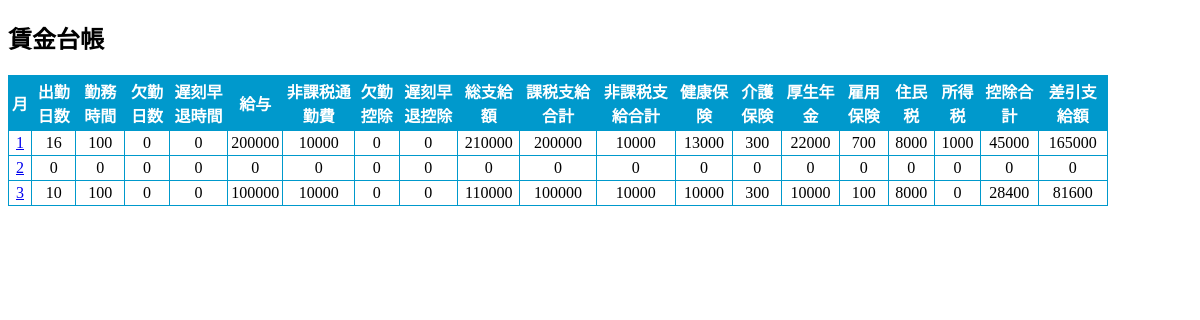
The page /select.php on the database its author committed.
### tables this page shows
CREATE TABLE IF NOT EXISTS `payroll_table` (
`id` int(12) NOT NULL,
  `name` varchar(64) NOT NULL,
  `month` int(2) NOT NULL,
  `workd` int(11) DEFAULT NULL,
  `workh` int(11) DEFAULT NULL,
  `kekkin` int(11) DEFAULT NULL,
  `tikokusoutai` int(11) DEFAULT NULL,
  `kyuuyo` int(11) DEFAULT NULL,
  `hikazeituukinhi` int(11) DEFAULT NULL,
  `kekkinkouzyo` int(11) DEFAULT NULL,
  `tikokusoutaikouzyo` int(11) DEFAULT NULL,
  `sousikyuu` int(11) DEFAULT NULL,
  `kazeisikyuu` int(11) DEFAULT NULL,
  `hikazeisikyuu` int(11) DEFAULT NULL,
  `kennkouhoken` int(11) DEFAULT NULL,
  `kaigohoken` int(11) DEFAULT NULL,
  `nenkinhoken` int(11) DEFAULT NULL,
  `koyouhoken` int(11) DEFAULT NULL,
  `ziyuminzei` int(11) DEFAULT NULL,
  `syotokuzei` int(11) DEFAULT NULL,
  `kouzyogoukei` int(11) DEFAULT NULL,
  `goukei` int(11) DEFAULT NULL
);

### select.php (the view, shortened to what this page needs)
<?php
try{
    $pdo = new PDO('mysql:dbname=payroll_db;charset=utf8;host=localhost','root','');
}catch(PDOException $e){
 exit('接続できませんでした' .$e->getMessage());
}
$stmt = $pdo->prepare("SELECT * FROM payroll_table ORDER BY month");
$status = $stmt->execute();
$view="";
if($status==false){
    $error = $stmt->errorInfo();
    exit("QueryError:".$error[2]);
}else{
    while( $result = $stmt->fetch(PDO::FETCH_ASSOC)){
        $view .= '<tr>';
        $view .= '<td><a href="view.php?id='.$result["id"].'">' . $result["month"] . '</a></td>';
        $view .= '<td>' . $result["workd"] . '</td>';
        $view .= '<td>' . $result["workh"] . '</td>';
        $view .= '<td>' . $result["kekkin"] . '</td>';
        $view .= '<td>' . $result["tikokusoutai"] . '</td>';
        $view .= '<td>' . $result["kyuuyo"] . '</td>';
        $view .= '<td>' . $result["hikazeituukinhi"] . '</td>';
        $view .= '<td>' . $result["kekkinkouzyo"] . '</td>';
        $view .= '<td>' . $result["tikokusoutaikouzyo"] . '</td>';
        $view .= '<td>' . $result["sousikyuu"] . '</td>';
        $view .= '<td>' . $result["kazeisikyuu"] . '</td>';
        $view .= '<td>' . $result["hikazeisikyuu"] . '</td>';
        $view .= '<td>' . $result["kennkouhoken"] . '</td>';
        $view .= '<td>' . $result["kaigohoken"] . '</td>';
        $view .= '<td>' . $result["nenkinhoken"] . '</td>';
        $view .= '<td>' . $result["koyouhoken"] . '</td>';
        $view .= '<td>' . $result["ziyuminzei"] . '</td>';
        $view .= '<td>' . $result["syotokuzei"] . '</td>';
        $view .= '<td>' . $result["kouzyogoukei"] . '</td>';
        $view .= '<td>' . $result["goukei"] . '</td>';
        $view .= '</tr>';
    }
}
?>
<!DOCTYPE html>
<html lang="ja">
<head>
<link rel="stylesheet" href="style1.css">
</head>
<body>
<header>
      <h2>賃金台帳</h2>
</header>
    <div>
    <table>
    <tr>
    <th>月</th>
    <th>出勤日数</th>
    <th>勤務時間</th>
    <th>欠勤日数</th>
    <th>遅刻早退時間</th>
    <th>給与</th>
    <th>非課税通勤費</th>
    <th>欠勤控除</th>
    <th>遅刻早退控除</th>
    <th>総支給額</th>
    <th>課税支給合計</th>
    <th>非課税支給合計</th>
    <th>健康保険</th>
    <th>介護保険</th>
    <th>厚生年金</th>
    <th>雇用保険</th>
    <th>住民税</th>
    <th>所得税</th>
    <th>控除合計</th>
    <th>差引支給額</th>
    </tr>
    <?php
        print $view;
    ?>
    </table>
    </div>
</body>
</html>

### style1.css (style rules this page uses)
table { width: 1100px; border-collapse: collapse; border-top: 1px solid #0099CC; border-left: 1px solid #0099CC; margin-bottom: 20px; }
th,td { border-right: 1px solid #0099CC; border-bottom: 1px solid #0099CC; padding: 3px; text-align: center; }
th { color: #FFFFFF; background: #0099CC; }

### rows shown on the page
payroll_table: month "1", workd "16", workh "100", kekkin "0", tikokusoutai "0", kyuuyo "200000", hikazeituukinhi "10000", kekkinkouzyo "0", tikokusoutaikouzyo "0", sousikyuu "210000", kazeisikyuu "200000", hikazeisikyuu "10000", kennkouhoken "13000", kaigohoken "300", nenkinhoken "22000", koyouhoken "700", ziyuminzei "8000", syotokuzei "1000", kouzyogoukei "45000", goukei "165000"
payroll_table: month "2", workd "0", workh "0", kekkin "0", tikokusoutai "0", kyuuyo "0", hikazeituukinhi "0", kekkinkouzyo "0", tikokusoutaikouzyo "0", sousikyuu "0", kazeisikyuu "0", hikazeisikyuu "0", kennkouhoken "0", kaigohoken "0", nenkinhoken "0", koyouhoken "0", ziyuminzei "0", syotokuzei "0", kouzyogoukei "0", goukei "0"
payroll_table: month "3", workd "10", workh "100", kekkin "0", tikokusoutai "0", kyuuyo "100000", hikazeituukinhi "10000", kekkinkouzyo "0", tikokusoutaikouzyo "0", sousikyuu "110000", kazeisikyuu "100000", hikazeisikyuu "10000", kennkouhoken "10000", kaigohoken "300", nenkinhoken "10000", koyouhoken "100", ziyuminzei "8000", syotokuzei "0", kouzyogoukei "28400", goukei "81600"
